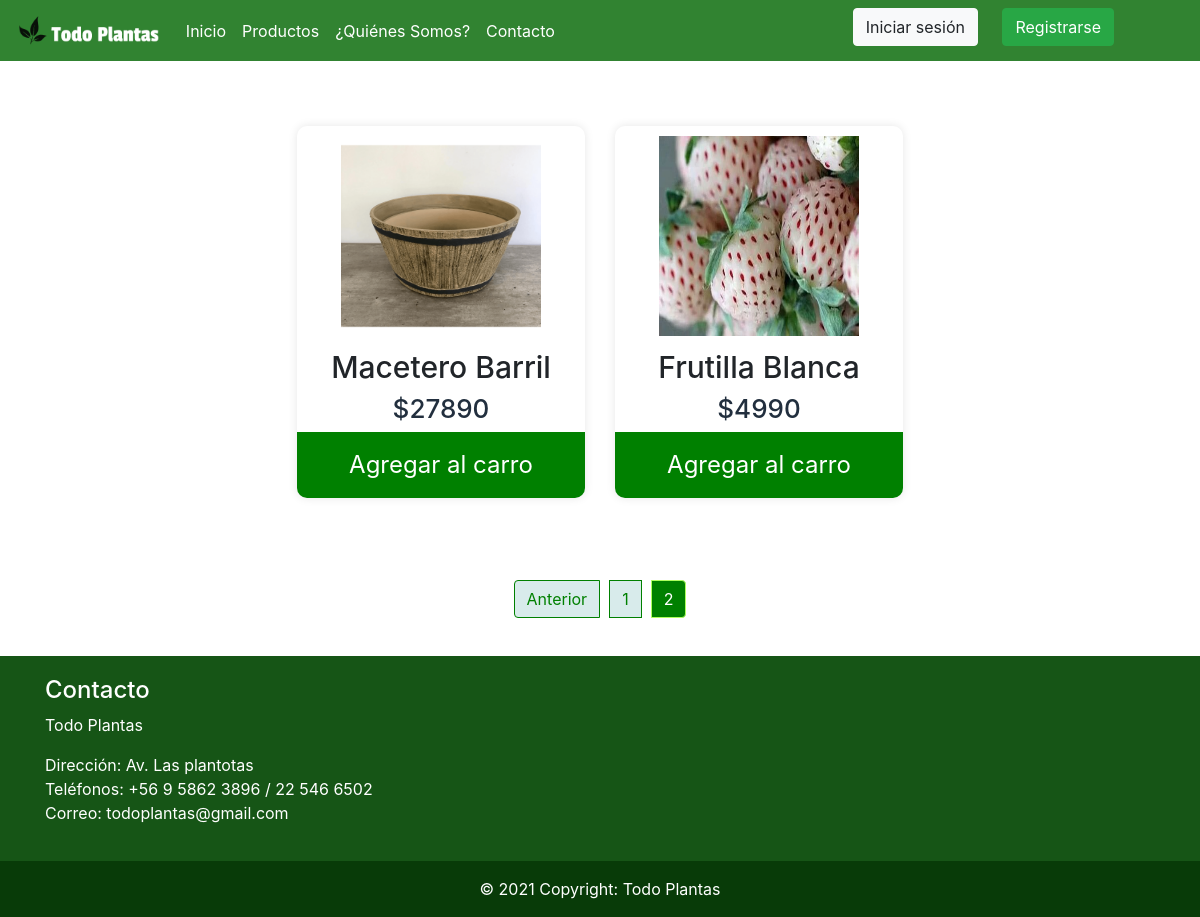
Page /productos/?page=2 on the committed database.
### app/models.py (models this page shows, shortened)
class Producto(models.Model):
    nombre = models.CharField(max_length=40)
    precio = models.IntegerField()
    imagen = models.ImageField(null=True, blank=True, upload_to= "productos")
    descripcion = models.CharField(max_length=60)
    tipo = models.ForeignKey(TipoProducto, on_delete=models.CASCADE)
    fecha = models.DateField()

### app/views.py (the view)
# urls.py: path('productos/', productos, name="productos"),
def productos(request):
    productoAll = Producto.objects.all()
    page = request.GET.get('page', 1)
    try:
        paginator = Paginator(productoAll, 9)
        productoAll = paginator.page(page)
    except:
        raise Http404
    datos = {
        'listaProductos' : productoAll,
        'paginator': paginator
    }
    return render(request, 'app/productos.html', datos)

### app/templates/app/productos.html
{% extends 'app/base.html' %}
{% load static %}
{% block contenido %}
<div class="container-fluid cardfachera">
    <div class="row">
        <div class="gallery">
          {% for aux in listaProductos %}
        <div class="content">
          {% if aux.imagen %}
            <img src="{{aux.imagen.url}}">
          {% else %}
            <img src="{% static 'app/img/noimagen.jpg' %}">
          {% endif %}
            <h3>{{ aux.nombre }}</h3>
            <h6>${{ aux.precio }}</h6>
            <button class="buy-1">Agregar al carro</button>
        </div>
        {% endfor %}
        </div>
  </div>
  <div style="margin-top: 1%; margin-bottom: 1.5%;">
      {% include 'app/paginator.html' %}
  </div>
</div>
{% endblock %}

### app/static/app/css/style.css (style rules this page uses)
.cardfachera h3 { text-align: center; font-size: 30px; margin-top: 1%; padding-top: 10px; }
.cardfachera .gallery { display: flex; flex-wrap: wrap; width: 100%; justify-content: center; align-items: center; margin: 50px 0; }
.cardfachera .content { width: 24%; margin: 15px; box-sizing: border-box; float: left; text-align: center; border-radius:10px; border-top-right-radius: 10px; border-bottom-right-radius: 10px; padding-top: 10px; box-shadow: 0 0 10px rgba(0, 0, 0, 0.1); transition: .4s; }
.cardfachera img { width: 200px; height: 200px; text-align: center; margin: 0 auto; display: block; }
.cardfachera h6 { font-size: 26px; text-align: center; color: #222f3e; margin-bottom: 1%; }
.cardfachera button { text-align: center; font-size: 24px; color: #fff; width: 100%; padding: 15px; border:0px; outline: none; cursor: pointer; margin-top: 5px; border-bottom-right-radius: 10px; border-bottom-left-radius: 10px; }
.cardfachera .buy-1 { background-color: green; }

### rows in the picture
Producto: imagen (picture), nombre "Macetero Barril", precio "27890"
Producto: imagen (picture), nombre "Frutilla Blanca", precio "4990"

### other values in the picture
{{ page }} "1" "2"
